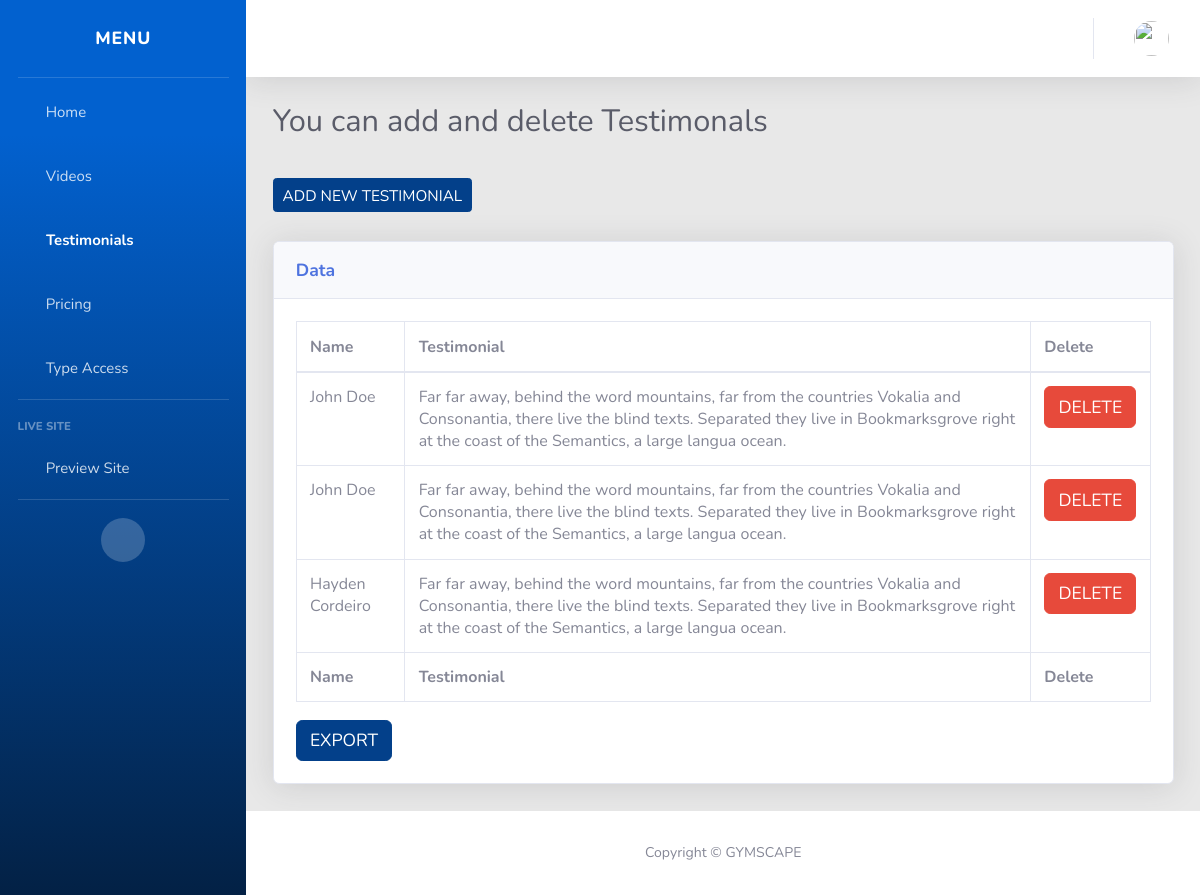
The app's page /addtestimonial/ (signed in) with its own data.
### SubsApp/models.py (models this page shows)
class Testimonials(models.Model):
    name = models.CharField(max_length=100)
    desc = models.CharField(max_length=1000)

### SubsApp/views.py (the view)
# urls.py: path('addtestimonial/', views.AddTestimonial, name='AddTestimonial'),
def AddTestimonial(request):
    if request.user.is_staff:
        if request.method == "POST":
            temp = Testimonials(name=request.POST['name'],
                                desc=request.POST['desc'],
                                )
            temp.save()
        context = {
            "allVideos": Testimonials.objects.all(),
        }
        return render(request, 'AddTestimonial.html', context)
    else:
        return HttpResponsePermanentRedirect(reverse('home'))

### templates/AddTestimonial.html (shortened to what this page needs)
{% extends 'Adminbase.html' %}
{% block content %}
<div class="container-fluid">
    <h2 class="h3 mb-2 text-gray-800">You can add and delete Testimonals</h2>
    <br>
    <button type="button" class="btn btn-primary btn-sm" data-toggle="modal" data-backdrop="static"
        data-target="#exampleModalCenter">Add New Testimonial</button>
    <br />
    <br />
    <div class="card shadow mb-4">
        <div class="card-header py-3">
            <h6 class="m-0 font-weight-bold text-primary">Data</h6>
        </div>
        <div class="card-body">
            <div class="table-responsive">
                <table class="table table-bordered display" id="example" width="100%" cellspacing="0">
                    <thead>
                        <tr>
                            <th>Name</th>
                            <th> Testimonial</th>
                            <th>Delete</th>
                        </tr>
                    </thead>
                    <tbody>
                        {% for video in allVideos %}
                        <tr>
                            <td>{{video.name}}</td>
                            <td>{{video.desc}}</td>
                            <td>
                                <form action="{% url 'DeleteTestimonial' video.id  %}" method="post"
                                    onSubmit="return confirm('Are you sure you wish to delete?');">
                                    <input type="submit" class='btn btn-danger' value="Delete">
                                </form>
                            </td>
                        </tr>
                        {% endfor %}
                    </tbody>
                    <tfoot>
                        <tr>
                            <th>Name</th>
                            <th> Testimonial</th>
                            <th>Delete</th>
                        </tr>
                    </tfoot>
                </table>
                <button title="Click here to download Excel Sheet" class="btn btn-primary"
                    onclick="exportTableToExcel([2],'example', 'Testimonal'+new Date().toJSON().slice(0,10).replace(/-/g,'/'))">
                    Export
                </button>
            </div>
        </div>
    </div>
</div>
</div>
{% endblock %}

### static/css/main.css (style rules this page uses)
html { -webkit-box-sizing: border-box; -moz-box-sizing: border-box; box-sizing: border-box; }
* { padding: 0; margin: 0; }
*, *:before, *:after { -webkit-box-sizing: inherit; -moz-box-sizing: inherit; box-sizing: inherit; }
body, h1, h2, h3, h4, h5, h6, blockquote, p, pre, dl, dd, ol, ul, figure, hr, fieldset, legend { margin: 0; padding: 0; }
table { border-collapse: collapse; border-spacing: 0; }
button { outline: none; background: none; border: none; }
body { font-family: "Open Sans", "Arial", "Helvetica Neue", sans-serif; font-weight: 400; font-size: 14px; }
h1, h2, h3, h4, h5, h6 { font-weight: 400; }
h2 { font-size: 30px; }
h6 { font-size: 13px; }
.btn { display: inline-block; line-height: 50px; padding: 0 50px; -webkit-transition: all 0.4s ease; -o-transition: all 0.4s ease; -moz-transition: all 0.4s ease; transition: all 0.4s ease; cursor: pointer; font-size: 15px; text-transform: uppercase; font-weight: 700; color: #fff; font-family: inherit; }
input { outline: none; margin: 0; border: none; -webkit-box-shadow: none; -moz-box-shadow: none; box-shadow: none; width: 100%; font-size: 14px; font-family: inherit; }
.card { -webkit-border-radius: 3px; -moz-border-radius: 3px; border-radius: 3px; background: #fff; }

### static/css/styles.css (style rules this page uses)
* { margin: 0; padding: 0; }
html { height: 100%; background:white ; background: -webkit-linear-gradient(to left, #6441A5, #2a0845); }
body { font-family: montserrat, arial, verdana; background: transparent; }
* { position: relative; margin: 0; padding: 0; box-sizing: border-box; }

### static/css/custom.css (style rules this page uses)
.btn-primary { color:#fff; background-color:#03408a; border-color:#03408a; }

### records on screen
Testimonials: name "John Doe", desc "Far far away, behind the word mountains, far from the countries Vokalia and Consonantia, there live the blind texts. Separated they live in Bookmarksgrove right at the coast of the Semantics, a large langua ocean."
Testimonials: name "John Doe", desc "Far far away, behind the word mountains, far from the countries Vokalia and Consonantia, there live the blind texts. Separated they live in Bookmarksgrove right at the coast of the Semantics, a large langua ocean."
Testimonials: name "Hayden Cordeiro", desc "Far far away, behind the word mountains, far from the countries Vokalia and Consonantia, there live the blind texts. Separated they live in Bookmarksgrove right at the coast of the Semantics, a large langua ocean."
